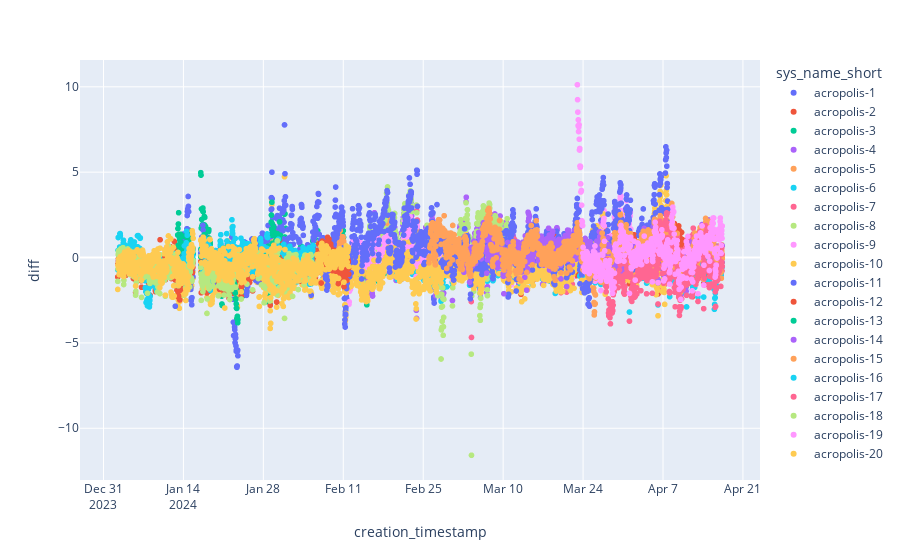

Notebook code for this chart:
### Code cell
fig = px.scatter(df_all_sbs_filtered, x="creation_timestamp", y="diff", color = "sys_name_short")
fig.show()

### Figure 1 — Plotly figure (JSON) as saved in the notebook; plotly's stock layout.template omitted (floating-point values rounded to 4 significant figures; data arrays with more than 128 entries replaced by an {"elided": "..."} marker saying what was removed)
{"data": [{"hovertemplate": "sys_name_short=acropolis-1<br>creation_timestamp=%{x}<br>diff=%{y}<extra></extra>", "legendgroup": "acropolis-1", "marker": {"color": "#636efa", "symbol": "circle"}, "mode": "markers", "name": "acropolis-1", "showlegend": true, "type": "scattergl", "x": {"elided": "478 str values"}, "xaxis": "x", "y": {"elided": "478 float values"}, "yaxis": "y"}, {"hovertemplate": "sys_name_short=acropolis-2<br>creation_timestamp=%{x}<br>diff=%{y}<extra></extra>", "legendgroup": "acropolis-2", "marker": {"color": "#EF553B", "symbol": "circle"}, "mode": "markers", "name": "acropolis-2", "showlegend": true, "type": "scattergl", "x": {"elided": "850 str values"}, "xaxis": "x", "y": {"elided": "850 float values"}, "yaxis": "y"}, {"hovertemplate": "sys_name_short=acropolis-3<br>creation_timestamp=%{x}<br>diff=%{y}<extra></extra>", "legendgroup": "acropolis-3", "marker": {"color": "#00cc96", "symbol": "circle"}, "mode": "markers", "name": "acropolis-3", "showlegend": true, "type": "scattergl", "x": {"elided": "852 str values"}, "xaxis": "x", "y": {"elided": "852 float values"}, "yaxis": "y"}, {"hovertemplate": "sys_name_short=acropolis-4<br>creation_timestamp=%{x}<br>diff=%{y}<extra></extra>", "legendgroup": "acropolis-4", "marker": {"color": "#ab63fa", "symbol": "circle"}, "mode": "markers", "name": "acropolis-4", "showlegend": true, "type": "scattergl", "x": {"elided": "841 str values"}, "xaxis": "x", "y": {"elided": "841 float values"}, "yaxis": "y"}, {"hovertemplate": "sys_name_short=acropolis-5<br>creation_timestamp=%{x}<br>diff=%{y}<extra></extra>", "legendgroup": "acropolis-5", "marker": {"color": "#FFA15A", "symbol": "circle"}, "mode": "markers", "name": "acropolis-5", "showlegend": true, "type": "scattergl", "x": {"elided": "454 str values"}, "xaxis": "x", "y": {"elided": "454 float values"}, "yaxis": "y"}, {"hovertemplate": "sys_name_short=acropolis-6<br>creation_timestamp=%{x}<br>diff=%{y}<extra></extra>", "legendgroup": "acropolis-6", "marker": {"color": "#19d3f3", "symbol": "circle"}, "mode": "markers", "name": "acropolis-6", "showlegend": true, "type": "scattergl", "x": {"elided": "1378 str values"}, "xaxis": "x", "y": {"elided": "1378 float values"}, "yaxis": "y"}, {"hovertemplate": "sys_name_short=acropolis-7<br>creation_timestamp=%{x}<br>diff=%{y}<extra></extra>", "legendgroup": "acropolis-7", "marker": {"color": "#FF6692", "symbol": "circle"}, "mode": "markers", "name": "acropolis-7", "showlegend": true, "type": "scattergl", "x": {"elided": "1351 str values"}, "xaxis": "x", "y": {"elided": "1351 float values"}, "yaxis": "y"}, {"hovertemplate": "sys_name_short=acropolis-8<br>creation_timestamp=%{x}<br>diff=%{y}<extra></extra>", "legendgroup": "acropolis-8", "marker": {"color": "#B6E880", "symbol": "circle"}, "mode": "markers", "name": "acropolis-8", "showlegend": true, "type": "scattergl", "x": {"elided": "670 str values"}, "xaxis": "x", "y": {"elided": "670 float values"}, "yaxis": "y"}, {"hovertemplate": "sys_name_short=acropolis-9<br>creation_timestamp=%{x}<br>diff=%{y}<extra></extra>", "legendgroup": "acropolis-9", "marker": {"color": "#FF97FF", "symbol": "circle"}, "mode": "markers", "name": "acropolis-9", "showlegend": true, "type": "scattergl", "x": {"elided": "1112 str values"}, "xaxis": "x", "y": {"elided": "1112 float values"}, "yaxis": "y"}, {"hovertemplate": "sys_name_short=acropolis-10<br>creation_timestamp=%{x}<br>diff=%{y}<extra></extra>", "legendgroup": "acropolis-10", "marker": {"color": "#FECB52", "symbol": "circle"}, "mode": "markers", "name": "acropolis-10", "showlegend": true, "type": "scattergl", "x": {"elided": "2014 str values"}, "xaxis": "x", "y": {"elided": "2014 float values"}, "yaxis": "y"}, {"hovertemplate": "sys_name_short=acropolis-11<br>creation_timestamp=%{x}<br>diff=%{y}<extra></extra>", "legendgroup": "acropolis-11", "marker": {"color": "#636efa", "symbol": "circle"}, "mode": "markers", "name": "acropolis-11", "showlegend": true, "type": "scattergl", "x": {"elided": "2024 str values"}, "xaxis": "x", "y": {"elided": "2024 float values"}, "yaxis": "y"}, {"hovertemplate": "sys_name_short=acropolis-12<br>creation_timestamp=%{x}<br>diff=%{y}<extra></extra>", "legendgroup": "acropolis-12", "marker": {"color": "#EF553B", "symbol": "circle"}, "mode": "markers", "name": "acropolis-12", "showlegend": true, "type": "scattergl", "x": {"elided": "931 str values"}, "xaxis": "x", "y": {"elided": "931 float values"}, "yaxis": "y"}, {"hovertemplate": "sys_name_short=acropolis-13<br>creation_timestamp=%{x}<br>diff=%{y}<extra></extra>", "legendgroup": "acropolis-13", "marker": {"color": "#00cc96", "symbol": "circle"}, "mode": "markers", "name": "acropolis-13", "showlegend": true, "type": "scattergl", "x": {"elided": "387 str values"}, "xaxis": "x", "y": {"elided": "387 float values"}, "yaxis": "y"}, {"hovertemplate": "sys_name_short=acropolis-14<br>creation_timestamp=%{x}<br>diff=%{y}<extra></extra>", "legendgroup": "acropolis-14", "marker": {"color": "#ab63fa", "symbol": "circle"}, "mode": "markers", "name": "acropolis-14", "showlegend": true, "type": "scattergl", "x": {"elided": "1090 str values"}, "xaxis": "x", "y": {"elided": "1090 float values"}, "yaxis": "y"}, {"hovertemplate": "sys_name_short=acropolis-15<br>creation_timestamp=%{x}<br>diff=%{y}<extra></extra>", "legendgroup": "acropolis-15", "marker": {"color": "#FFA15A", "symbol": "circle"}, "mode": "markers", "name": "acropolis-15", "showlegend": true, "type": "scattergl", "x": {"elided": "1234 str values"}, "xaxis": "x", "y": {"elided": "1234 float values"}, "yaxis": "y"}, {"hovertemplate": "sys_name_short=acropolis-16<br>creation_timestamp=%{x}<br>diff=%{y}<extra></extra>", "legendgroup": "acropolis-16", "marker": {"color": "#19d3f3", "symbol": "circle"}, "mode": "markers", "name": "acropolis-16", "showlegend": true, "type": "scattergl", "x": {"elided": "757 str values"}, "xaxis": "x", "y": {"elided": "757 float values"}, "yaxis": "y"}, {"hovertemplate": "sys_name_short=acropolis-17<br>creation_timestamp=%{x}<br>diff=%{y}<extra></extra>", "legendgroup": "acropolis-17", "marker": {"color": "#FF6692", "symbol": "circle"}, "mode": "markers", "name": "acropolis-17", "showlegend": true, "type": "scattergl", "x": {"elided": "490 str values"}, "xaxis": "x", "y": {"elided": "490 float values"}, "yaxis": "y"}, {"hovertemplate": "sys_name_short=acropolis-18<br>creation_timestamp=%{x}<br>diff=%{y}<extra></extra>", "legendgroup": "acropolis-18", "marker": {"color": "#B6E880", "symbol": "circle"}, "mode": "markers", "name": "acropolis-18", "showlegend": true, "type": "scattergl", "x": {"elided": "787 str values"}, "xaxis": "x", "y": {"elided": "787 float values"}, "yaxis": "y"}, {"hovertemplate": "sys_name_short=acropolis-19<br>creation_timestamp=%{x}<br>diff=%{y}<extra></extra>", "legendgroup": "acropolis-19", "marker": {"color": "#FF97FF", "symbol": "circle"}, "mode": "markers", "name": "acropolis-19", "showlegend": true, "type": "scattergl", "x": {"elided": "610 str values"}, "xaxis": "x", "y": {"elided": "610 float values"}, "yaxis": "y"}, {"hovertemplate": "sys_name_short=acropolis-20<br>creation_timestamp=%{x}<br>diff=%{y}<extra></extra>", "legendgroup": "acropolis-20", "marker": {"color": "#FECB52", "symbol": "circle"}, "mode": "markers", "name": "acropolis-20", "showlegend": true, "type": "scattergl", "x": {"elided": "931 str values"}, "xaxis": "x", "y": {"elided": "931 float values"}, "yaxis": "y"}], "layout": {"legend": {"title": {"text": "sys_name_short"}, "tracegroupgap": 0}, "margin": {"t": 60}, "xaxis": {"anchor": "y", "domain": [0, 1], "title": {"text": "creation_timestamp"}}, "yaxis": {"anchor": "x", "domain": [0, 1], "title": {"text": "diff"}}}}
